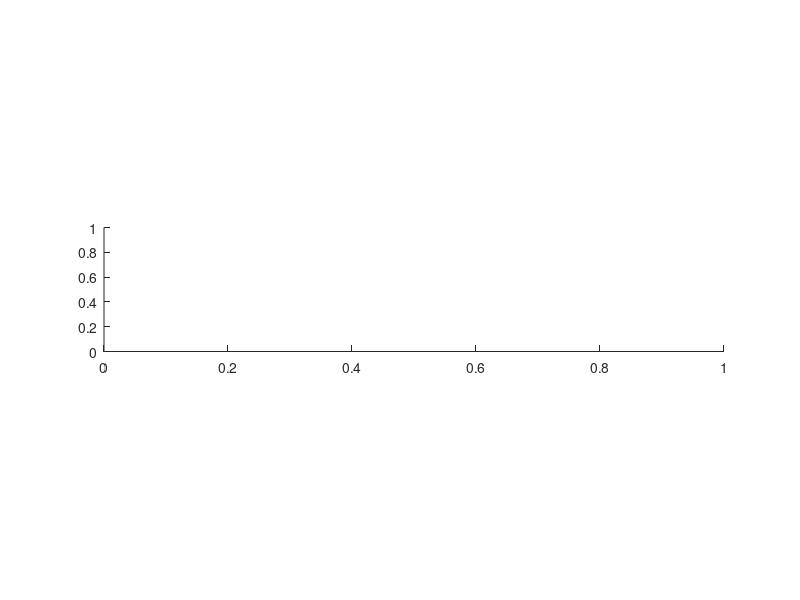

This chart was generated by the following MATLAB code: (Note: this script raises an error after producing the figure.)
% Program plots the NEW 5-PARAMETER VGH empirical sea clutter model
% e:\work\matldat\seacl\VGH_SeaClutterModelNewGrazAng.m
% Also plots points from Nathanson 2nd ed.
% Now optimized to 60 deg grazing angle
% Average absolute error to 60 deg: 2.64 Hor, 2.54 V
%Author: Rashmi Mital
%Date: 11/30/2007
clc;
clear all;
close all;
%DEFINE CONSTANTS
c = 2.997924562e8; %Speed of Light
% Define INPUTS
%Grazing angle (data available for 0.1 0.3 1.0 3.0 10.0 30.0 60.0)
GrAng =[0.1 0.3 1.0 3.0 10.0 30.0 60.0];
%GrAng =[0.1 0.3 1.0 3.0 10.0];
%GrAng =[0.3];
NGrAng = length(GrAng);
% Nathanson Frequencies
Freq_Nath = [0.5 1.25 3 5.6 9.3 17 35];
NFreq = length(Freq_Nath);
phi = 0; %Angle betwen boresight and upwind (deg), only affects GTRI model
phi_rad = deg2rad(phi);
% Just a dummy in this program
ThWind = 0;
% Grazing Angle axis for plotting empirical curves
GrAngPlot = (0.1:0.01:60); %Frequency in GHz
GrAngMin=GrAng(1);
GrAngMax=max(GrAng);
%GrAngMax=freq(end);
%Choose Model to Compare with Nathanson Data
Model = 'NRL'; %Option: 'NRL', 'GTI','HYB','TSC'
% GRAPHICS DEFINITIONS
ha=[];hl=[];hp=[];ht=[];htx=[];hty=[];
set(0,'Units','pixels')
% Set SCreen Size
scnsize=get(0,'ScreenSize');
%pos1 = [5+scnsize(1),0.02*scnsize(4),.99*scnsize(3),.75*scnsize(4)];
FigFont = 28;
CircSize = 14;
LineSize = 7;
AxWidth = 4;
% Use these for saved jpg figures
% FigFont = 21;
% CircSize = 7;
% LineSize = 4;
% AxWidth = 3;
% Initialize figure number
nFig = 0;
% Defines units for values returned by ScreenSize
% Define colors for curves and points
Cols = 'bgrcmyk';
ColsMat = [ 0.161 0.698 0.725; % magenta
 0.608 0.18 0.8; % violet
 1.0 0.0 0.0; % red
 0.541 0.416 0.361; % brown
 0.067 0.204 0.898; % dark blue
 0.0 0.0 0.0; % black
 0.224 0.678 0.333]; % dark green
%########################################################################
% READ ALL NATHANSON TABLES

 % Initialize Tables
 Measured_SigmaHH=zeros(7,7,7); % SSPlus1,Freq,GrazAng
 Measured_SigmaVV=zeros(7,7,7);

 Measured_SigmaHH(:,:,1) = ...
 [ 0 0 -90 -87 0 0 0;
 0 0 -80 -75 -71 0 0;
 -95 -90 -75 -67 -59 -48 0;
 -90 -82 -68 -69 -53 0 0;
 0 -74 -63 -60 -48 0 0;
 0 -70 -63 -58 -42 0 0;
 0 0 0 0 0 0 0];

 Measured_SigmaVV(:,:,1) = ...
 [ 0 0 0 0 0 0 0;
 0 0 -80 -72 -65 0 0;
 -90 -87 -75 -67 -56 0 0;
 -88 -82 -75 -60 -51 0 -47;
 -85 -78 -67 -58 -48 0 -45;
 -80 -70 -63 -55 -44 0 -42;
 0 0 -56 0 0 0 0];

 Measured_SigmaHH(:,:,2) = ...
 [ 0 0 -83 -79 -74 0 0;
 0 0 -74 -68 -66 -58 0;
 -78 0 -66 -60 -56 -53 0;
 0 -68 -60 -50 -46 -42 0;
 0 0 -55 0 -42 -39 0;
 0 -64 -52 -44 -39 -38 0;
 0 0 -46 0 -34 -37 0];

 Measured_SigmaVV(:,:,2) = ...
 [ 0 -83 0 0 0 -63 -55;
 0 -78 -64 -60 -58 -54 -46;
 -80 -73 -62 -55 -52 -52 -43;
 -78 -70 -58 -50 -45 -47 -40;
 -75 -65 -57 0 -43 -44 -38;
 -73 -64 -52 0 -39 -39 -35;
 0 0 0 0 -34 -37 -31];

 Measured_SigmaHH(:,:,3) = ...
 [-86 -80 -75 -70 -60 -60 -60;
 -84 -73 -66 -56 -51 -48 -48;
 -82 -65 -55 -48 -46 -41 -38;
 -73 -60 -48 -43 -40 -37 -36;
 -63 -56 -45 -39 -36 -34 -34;
 -60 -50 -42 -36 -34 -34 0;
 0 0 -41 0 -32 -32 0];

 Measured_SigmaVV(:,:,3) = ...
 [ 0 -68 0 0 -60 -60 -60;
 -70 -65 -56 -53 -50 -50 -48;
 -63 -58 -53 -47 -44 -42 -40;
 -58 -54 -48 -43 -39 -37 -34;
 -58 -45 -42 -39 -37 -35 -32;
 0 -43 -38 -35 -33 -34 -31;
 0 0 -33 0 -31 -32 0];

 Measured_SigmaHH(:,:,4) = ...
 [-75 -72 -68 -63 -58 0 -53;
 -70 -62 -59 -54 -50 -45 -43;
 -66 -59 -53 -48 -43 -38 -40;
 -61 -55 -46 -42 -39 -35 -37;
 -54 -48 -41 -38 -35 -32 -32;
 -53 -46 -40 -36 -33 -30 0;
 0 0 -37 0 -30 -28 0];

 Measured_SigmaVV(:,:,4) = ...
 [ 0 0 0 -60 -56 -50 -48;
 -60 -53 -52 -49 -45 -41 -41;
 -53 -50 -49 -45 -41 -39 -37;
 -43 -43 -43 -40 -38 -36 -34;
 -38 -38 -38 -36 -35 -33 -31;
 -40 -38 -35 -35 -33 -31 -30;
 0 0 0 0 -28 -28 0];

 Measured_SigmaHH(:,:,5) = ...
 [ 0 -60 0 -44 -56 0 0;
 0 -56 0 -53 -51 0 0;
 -54 -53 -51 -48 -43 -37 -36;
 -50 -48 -46 -40 -37 -32 -31;
 -48 -45 -40 -36 -34 -29 -29;
 -46 -43 -38 -36 -30 -26 -27;
 -44 -40 -37 -35 -27 -24 0];

 Measured_SigmaVV(:,:,5) = ...
 [ 0 -45 0 -44 -47 -45 -44;
 -38 -39 -40 -41 -42 -40 -38;
 -35 -37 -38 -39 -36 -34 -33;
 -34 -34 -34 -34 -32 -31 -31;
 -32 -31 -31 -32 -29 -28 -29;
 -30 -30 -28 -28 -25 -23 -26;
 -30 -29 -28 -27 -22 -18 0];

 Measured_SigmaHH(:,:,6) = ...
 [ 0 -50 -50 -50 -48 -45 0;
 0 -46 0 -48 -44 -38 0;
 -42 -41 -40 -42 -38 -35 -35;
 -40 -39 -38 -37 -34 -28 -29;
 -38 -37 -37 -35 -29 -21 -21;
 -35 -34 -32 -30 -26 -18 -20;
 -33 -32 -30 -29 -21 -16 0];

 Measured_SigmaVV(:,:,6) = ...
 [ 0 -42 -42 -42 -37 -33 0;
 -38 -38 -40 -42 -36 -31 -35;
 -30 -31 -32 -34 -32 -26 -30;
 -28 -30 -29 -28 -26 -23 -23;
 -28 -28 -27 -25 -24 -22 -22;
 -28 -24 -23 -22 -22 -18 -20;
 -25 -32 -30 -29 -21 -16 0];
 Measured_SigmaHH(:,:,7) = ...
 [ -32 -32 -32 -27 -25 -22 -26;
 -22 -24 -25 -26 -24 -20 0;
 -22 -21 -21 -22 -23 -18 0;
 -21 -20 -20 -20 -21 -16 -16;
 -21 -18 -17 -16 -15 -12 -12;
 -21 -18 -17 -17 -14 -10 0;
 -20 -19 -17 -16 -12 -10 0];

 Measured_SigmaVV(:,:,7) = ...
 [-32 -33 -34 -26 -23 -22 0;
 -23 -22 -24 -24 -24 -20 -24;
 -20 -21 -21 -23 -18 -18 -19;
 -18 -18 -19 -18 -16 -14 -14;
 -14 -15 -15 -15 -14 -11 -10;
 -18 -15 -15 -15 -13 -11 -4;
 -18 -17 -15 -14 -11 -10 0];


 for iFreq = 1:NFreq
 FNow = Freq_Nath(iFreq);
 nFig = nFig + 2;

 % Default plot limits
 SigmaMin=-100;
 SigmaMax=0;

 % Define Plot Axes
 minyaxis=SigmaMin;
 maxyaxis=SigmaMax;
 minxaxis=GrAngMin;
 maxxaxis=GrAngMax;


 hFig=figure(nFig-1); % Plot Hor Pol

 %set(hFig,'Position',pos1);

 ht(end+1)=gca;
 ha(end+1)=gca;
 set (ha(end),'PlotBoxAspectRatio',[1 .2 .5])

 % Do all sea states for HH
 for SeaSt=0:6
 SeaState=SeaSt;
 SS_Plus1 = SeaState + 1;

 Pol = 'H';

 switch upper(Model)
 case 'NRL'
 SigZHor = NRL_SigmaSea(Freq_Nath(iFreq),SeaState,Pol,GrAngPlot,ThWind);
 case 'GTI'
 for iAng = 1 : length(GrAngPlot)
 SigZHor(iAng) = GTI_SigmaSea(Freq_Nath(iFreq),SeaState,Pol,GrAngPlot(iAng),ThWind);
 end
 case 'HYB'
 for iAng = 1 : length(GrAngPlot)
 SigZHor(iAng) = HYB_SigmaSea(Freq_Nath(iFreq),SeaState,Pol,GrAngPlot(iAng),ThWind);
 end
 case 'TSC'
 for iAng = 1: length(GrAngPlot)
 SigZHor(iAng) = TSC_SigmaSea(Freq_Nath(iFreq),SeaState,Pol,GrAngPlot(iAng),ThWind);
 end
   otherwise, error('invalid model')
 end

% SigZHor = VGHSigmaSeaNew(Freq_Nath(iFreq),SeaState,Pol,GrAngPlot,ThWind);

 SigmaHH = SigZHor;

 % Plot empirical curve first
 NOWColorH=ColsMat(SeaSt+1,:);
 %figure(nFig-1)
 % hl(end+1) = semilogx(freq,SigmaHH,'LineWidth',LineSize);
 hl(end+1) = semilogx(GrAngPlot,SigmaHH);
 hold on
 set(hl(end),'Color',ColsMat(SeaSt+1,:));
 end

 for SeaSt=0:6
 SeaState=SeaSt;
 SS_Plus1 = SeaState + 1;
 % Plot measured values from Nathanson
 for ii=1:NGrAng
 if Measured_SigmaHH(SS_Plus1,iFreq,ii) ~= 0
 hp(end+1) = semilogx(GrAng(ii),Measured_SigmaHH(SS_Plus1,iFreq,ii),'o');
 set(hp(end),'Color',ColsMat(SeaSt+1,:)); % Use as example for custom colors
 hold on
 end
 end
 end % END Sea State Loop

 grid on;



 set(gca,'YLim',[minyaxis maxyaxis],'XLim',[minxaxis maxxaxis]);
 htx(end+1) = xlabel('Grazing Angle - \beta (deg) ');
 hty(end+1) = ylabel('Reflectivity - \sigma_{HH}^0 (dB)');

 %set(ha,'YLim',[minyaxis maxyaxis],'XLim',[minxaxis maxxaxis]);
%  set(ha,'FontWeight','Bold');
%  set(ha,'FontSize',FigFont-2);
%  set(ha,'FontName','Arial')
%  set(htx,'FontSize',FigFont);
%  set(htx,'FontName','Arial')
%  set(htx,'FontWeight','Bold');
%  set(hty,'FontSize',FigFont);
%  set(hty,'FontName','Arial')
%
%  set(hty,'FontWeight','Bold');
%  set(hl,'LineWidth',LineSize);
%  set(hp,'LineWidth',CircSize);
%  set(ha,'LineWidth',AxWidth);
 set(ha,'xtick',[0.1,.2,0.3,0.5,0.7,1.0,2.0,3.0,4.0,7.0,10.0,20.0,...
 30.0,50.0,70.,90.]);
 set(ha,'XLim',[0.1 90])

 % whitebg(gcf,[1 1 1])

 set (gca,'PlotBoxAspectRatio',[1 .7 1])
 FilFig = ['HH_VGHNew' num2str(round(10*FNow))];
 %saveas(gcf, [FilFig '.jpg'])
 %pause

 hFig=figure(nFig); % Plot Vert Pol First

 ht(end+1)=gca;
 ha(end+1)=gca;
 %set(gcf,'Position',pos1);
 %set (ha(end),'PlotBoxAspectRatio',[1 .7 1])

 % Do all sea states for VV
 for SeaSt=0:6
 SeaState=SeaSt;
 SS_Plus1 = SeaState + 1;
 Pol = 'V';

 switch upper(Model)
 case 'NRL'
 SigZVer = NRL_SigmaSea(Freq_Nath(iFreq),SeaState,Pol,GrAngPlot,ThWind);
 case 'GTI'
 for iAng = 1: length(GrAngPlot)
 SigZVer(iAng) = GTI_SigmaSea(Freq_Nath(iFreq),SeaState,Pol,GrAngPlot(iAng),ThWind);
 end
 case 'HYB'
 for iAng = 1: length(GrAngPlot)
 SigZVer(iAng) = HYB_SigmaSea(Freq_Nath(iFreq),SeaState,Pol,GrAngPlot(iAng),ThWind);
 end
 case 'TSC'
 for iAng = 1:length(GrAngPlot)
 SigZVer(iAng) = TSC_SigmaSea(Freq_Nath(iFreq),SeaState,Pol,GrAngPlot(iAng),ThWind);
 end
 end
% SigZVer = VGHSigmaSeaNew(Freq_Nath(iFreq),SeaState,Pol,GrAngPlot,ThWind);
 SigmaVV = SigZVer;

 NOWColorV=ColsMat(SeaSt+1,:);

 hl(end+1) = semilogx(GrAngPlot,SigmaVV); %'LineWidth',7);
 set(hl(end),'Color',ColsMat(SeaSt+1,:));
 hold on
 end

 for SeaSt=0:6
 SeaState=SeaSt;
 SS_Plus1 = SeaState + 1;
 Pol = 'V';
 % Plot measured values from Nathanson




 for ii=1:NGrAng
 if Measured_SigmaVV(SS_Plus1,iFreq,ii) ~= 0
 hp(end+1) = semilogx(GrAng(ii),Measured_SigmaVV(SS_Plus1,iFreq,ii),'o'); %,'LineWidth',CircSize);
 %htemp=semilogx(Freq_Nath(ii),Measured_SigmaVV(SS_Plus1,ii),'-','LineWidth',1);
 set(hp(end),'Color',ColsMat(SeaSt+1,:));
 hold on
 end
 end

 hold on;
 end % END Sea State Loop

 grid on;

 set(gca,'YLim',[minyaxis maxyaxis],'XLim',[minxaxis maxxaxis]);
 htx(end+1) = xlabel('Grazing Angle - \beta (deg) ');
 hty(end+1) = ylabel('Reflectivity - \sigma_{VV}^0 (dB)');
 %title('DOPPLER ESTIMATION','FontSize',20,'FontWeight','bold');


 grid on;

 %set(ha,'YLim',[minyaxis maxyaxis],'XLim',[minxaxis maxxaxis]);
%  set(ha,'FontWeight','Bold');
%  set(ha,'FontSize',FigFont-2);
%  set(ha,'FontName','Arial')
%  set(htx,'FontSize',FigFont);
%  set(htx,'FontName','Arial')
%  set(htx,'FontWeight','Bold');
%  set(hty,'FontSize',FigFont);
%  set(hty,'FontName','Arial')
%  set(hty,'FontWeight','Bold');
%  set(hl,'LineWidth',LineSize);
%  set(hp,'LineWidth',CircSize);
%  set(ha,'LineWidth',AxWidth);
 set(ha,'xtick',[0.1,.2,0.3,0.5,0.7,1.0,2.0,3.0,4.0,7.0,10.0,20.0,...
 30.0,50.0,70.,90.0]);
 set(ha,'XLim',[0.1 90])

 % whitebg(gcf,[1 1 1])

 set (gca,'PlotBoxAspectRatio',[1 .7 1])
 FilFig = ['VV_VGHNew' num2str(round(10*FNow))];
 %saveas(gcf, [FilFig '.jpg'])

end % END Frequency Loop
